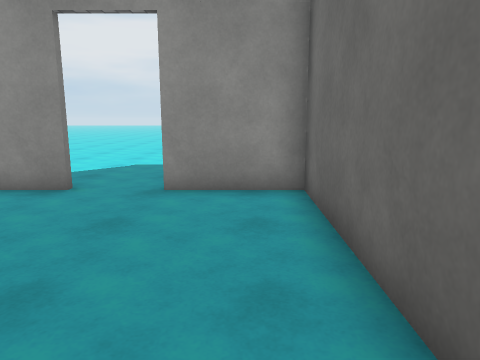
[1] (above)

21 first-person views from a walk through a scene from a Unity 3-D project. The camera is 1.4 m above the floor, tilts 10° down and sees 70° across. The floor is counted in squares, 1 m on a side. Each view is taken from the middle of a square. On the plan, view 1 faces up. The plan holds only what a view shows up to about 15 squares ahead; the rest is blank. The place goes on beyond the plan. The player is left out. Surface patterns are stand-ins for the level's own textures.

[2]
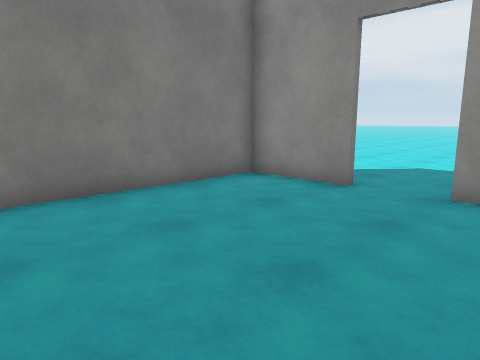

[3]
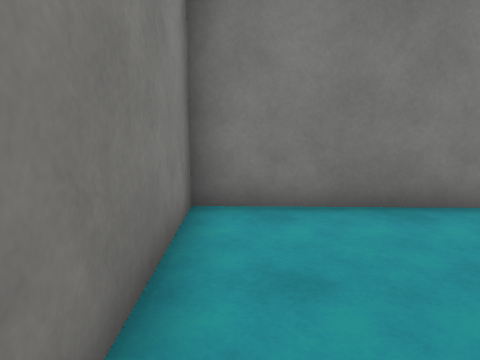

[4]
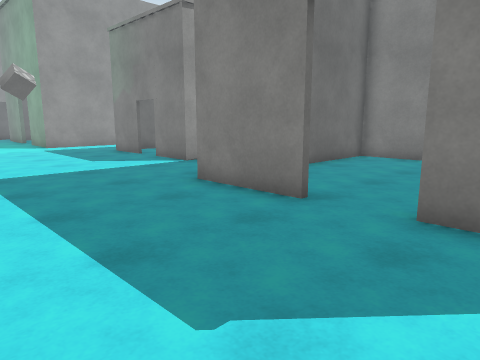

[5]
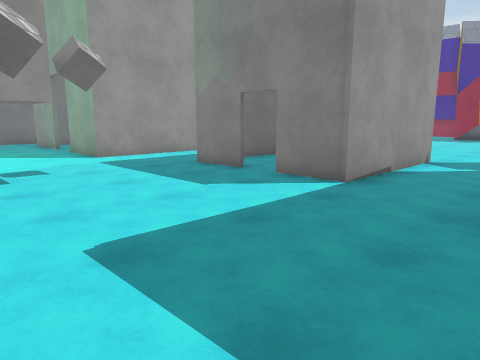

[6]
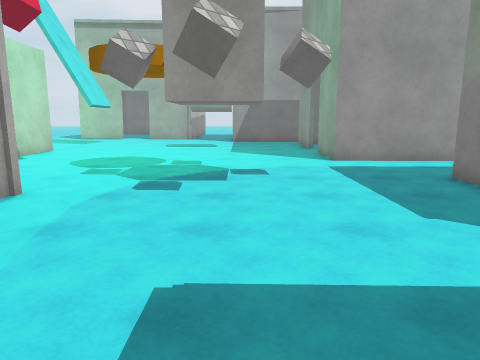

[7]
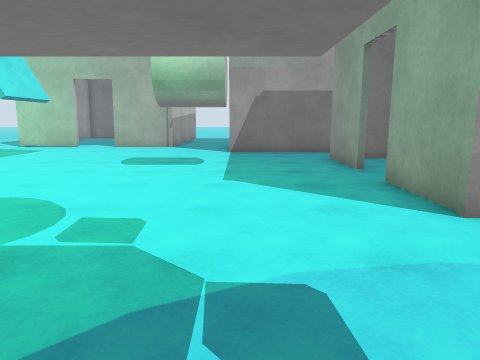

[8]
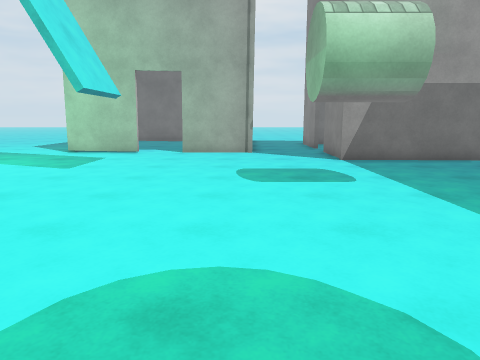

[9]
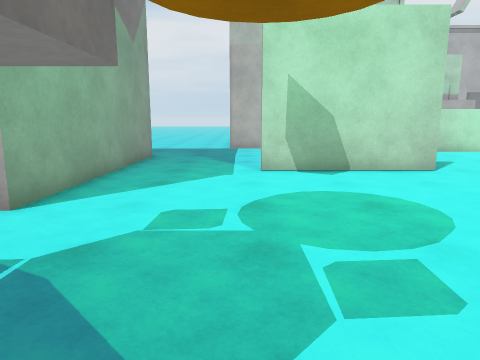

[10]
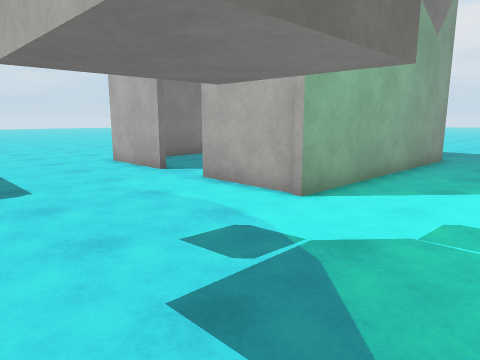

[11]
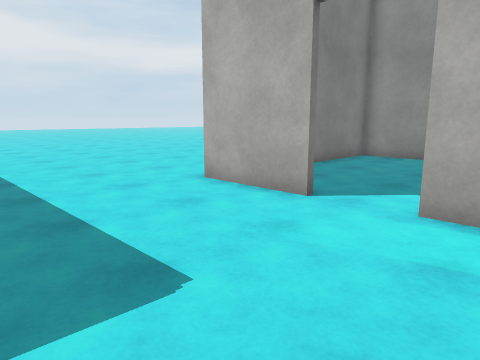

[12]
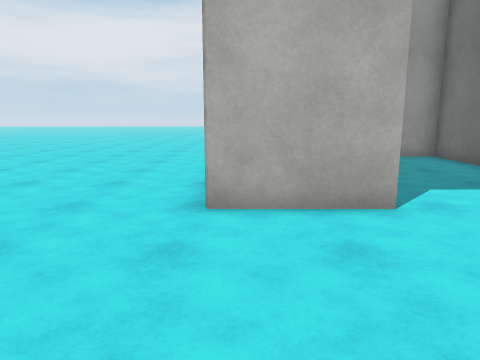

[13]
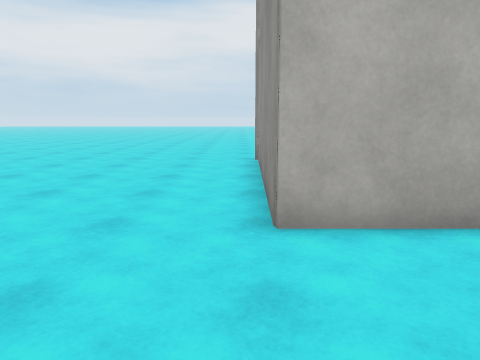

[14]
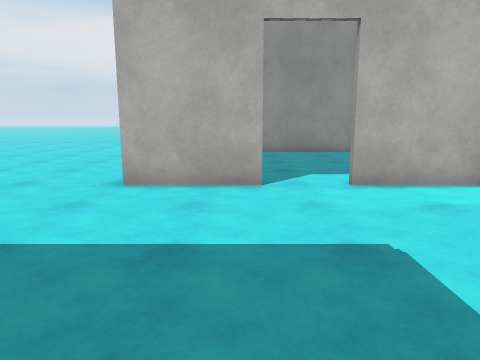

[15]
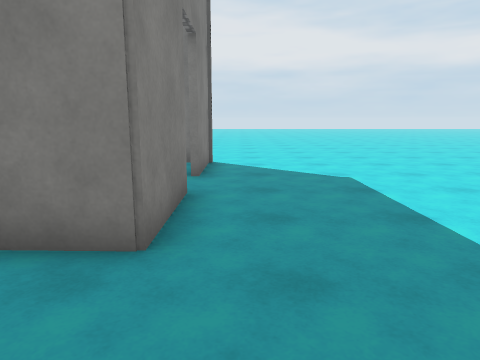

[16]
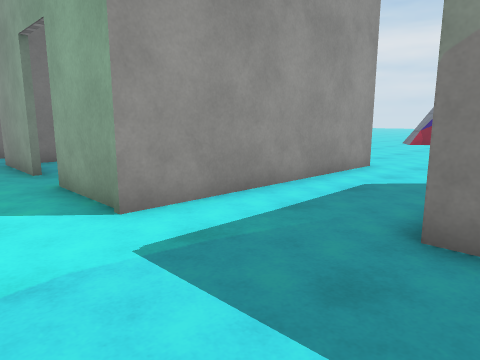

[17]
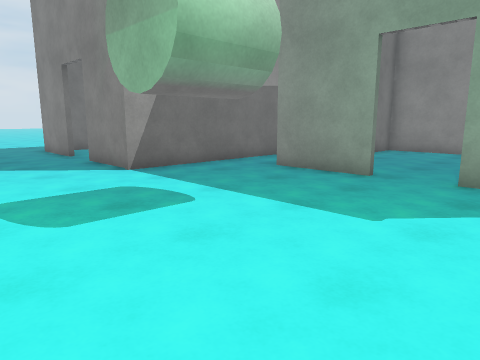

[18]
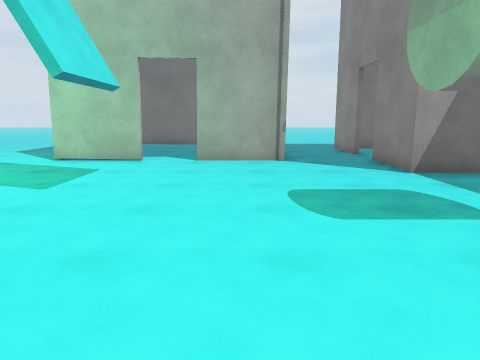

[19]
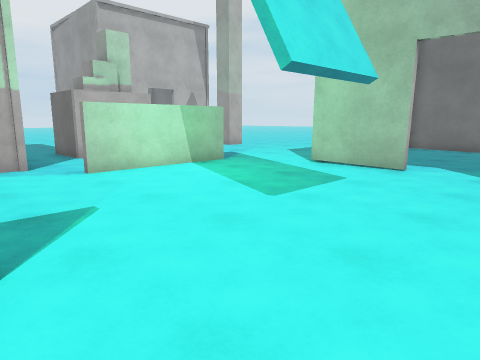

[20]
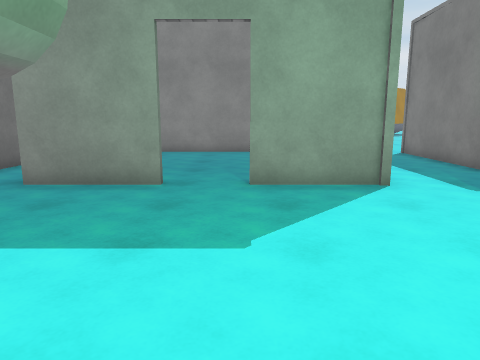

[21]
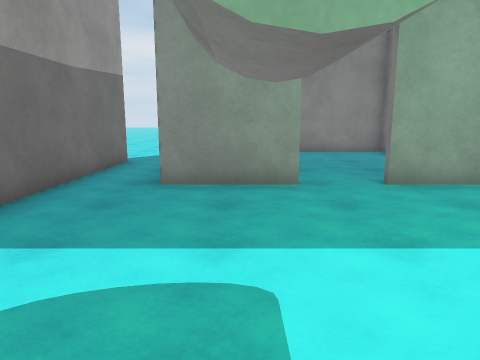

### Floor plan
Points are (right, up) in squares from view 1. A wall is a line through its corners. A room is listed if a view was taken in it or the views show most of it. See-through windows are left out.
Room 1 (views 1, 2, 3)
walls: (-3.4, 6.8) (-6.3, 6.8) (-6.5, -0.8) (1.1, -0.8) (1.3, 6.8) (-1.6, 6.8)
ways out: opening at (-2.5, 7) to room 2
Room 2 (views 4, 5, 6, 7, 8, 9, 10, 11, 12, 13, 14, 15, 16, 17, 18, 19, 20, 21)
walls: (3.5, 14.3) (0.4, 14.3) (0.7, 22.4); (8.6, 22.3) (8.4, 14.3) (5.4, 14.3); (17.5, 18.4) (12.5, 18.4); (8, 4.9) (10.2, 4.9); (10.2, 4.4) (10.1, -0.6); (18.6, 6.7) (21.8, 6.7); (-1.6, 7) (1.5, 7) (1.5, 5.3); (4.5, -0.6) (4.7, 4.9) (6.9, 4.9); (13.6, -1.3) (13.8, 6.7) (16.9, 6.7); (26.8, 13.4) (26.8, 16.5); (26.8, 18.4) (26.8, 21.5); (-6.5, 7) (-3.4, 7); (23.8, 2.4) (24, 10.3) (27.1, 10.3); (25.4, 24.1) (20.4, 24.1); (28.9, 10.3) (31.9, 10.3)
ways out: opening at (-2.5, 7) to room 1; opening at (4.5, 14) to room 3; opening at (17.5, 7) to room 4; opening at (3, -0.7); opening at (12, -0.7); opening at (23, 2); opening at (27, 17.5); opening at (28, 10); opening at (34.5, 11.8)
Room 3 (no view inside)
walls: (8.4, 19.4) (8.4, 22.1) (0.5, 22.1); (0.8, 22.1) (0.7, 16.2)
ways out: opening at (4.5, 14) to room 2
Room 4 (no view inside)
walls: (21.5, 4.6) (21.5, 5.7); (21.4, -0.3) (21.4, 0.3); (13.8, -1.1) (20.5, -1.1)
ways out: opening at (17.5, 7) to room 2

Where each view was taken, in squares from view 1:
view 1: 0 up, 0 right, facing up
view 2: 0 up, 0 right, facing up-left
view 3: 0 up, 1 left, facing left
view 4: 12 up, 5 left, facing down-right
view 5: 12 up, 1 right, facing down-right
view 6: 10 up, 2 right, facing right
view 7: 10 up, 9 right, facing right
view 8: 14 up, 12 right, facing right
view 9: 9 up, 12 right, facing up
view 10: 9 up, 12 right, facing up-left
view 11: 9 up, 7 right, facing up-left
view 12: 9 up, 1 right, facing up
view 13: 10 up, 0 right, facing up
view 14: 7 up, 3 right, facing up
view 15: 8 up, 5 right, facing left
view 16: 9 up, 9 right, facing down-right
view 17: 15 up, 15 right, facing down-right
view 18: 15 up, 15 right, facing right
view 19: 15 up, 17 right, facing up-right
view 20: 14 up, 17 right, facing down
view 21: 14 up, 20 right, facing down
